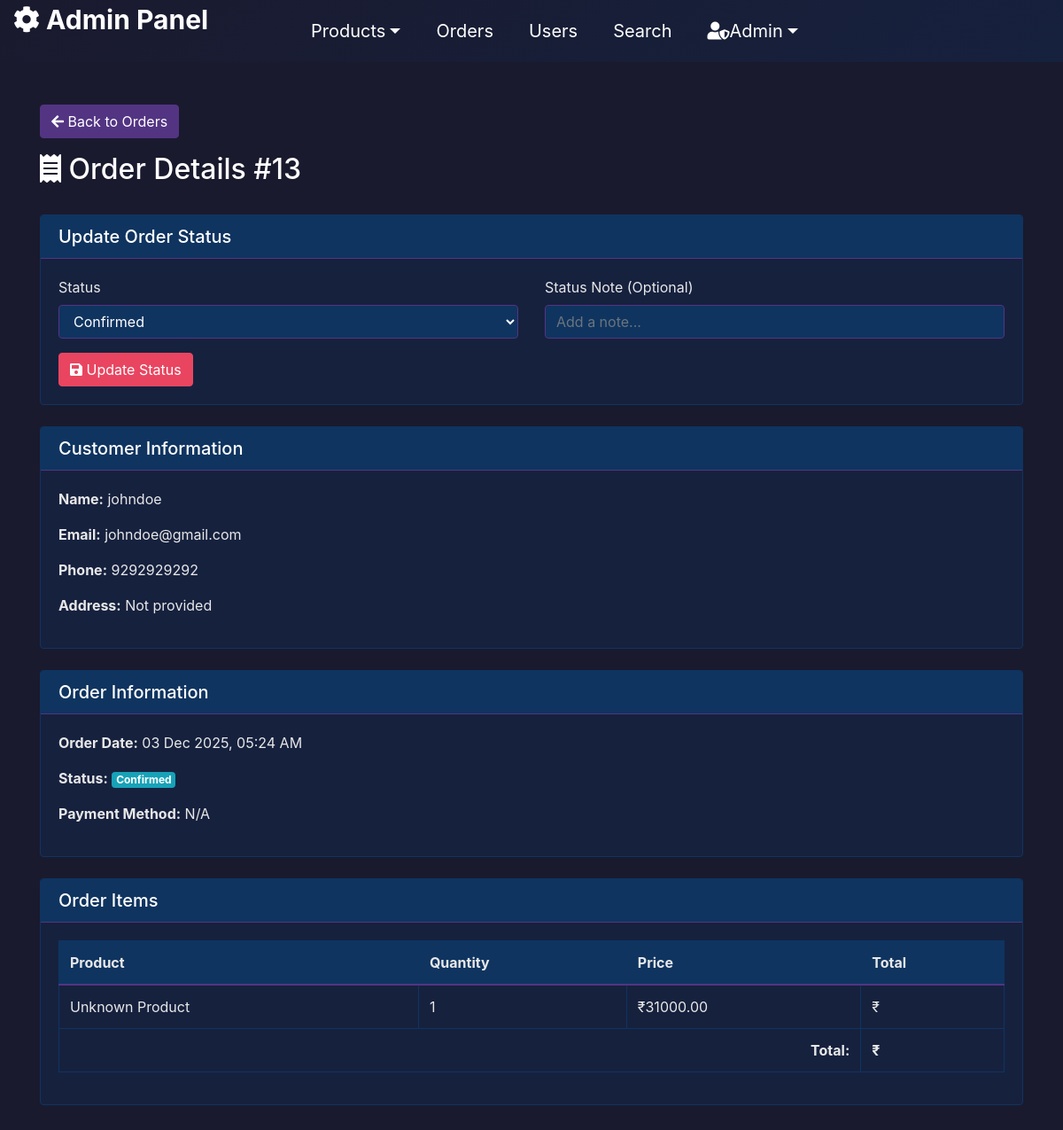
Before: /order-detail/13/ with the older database file.
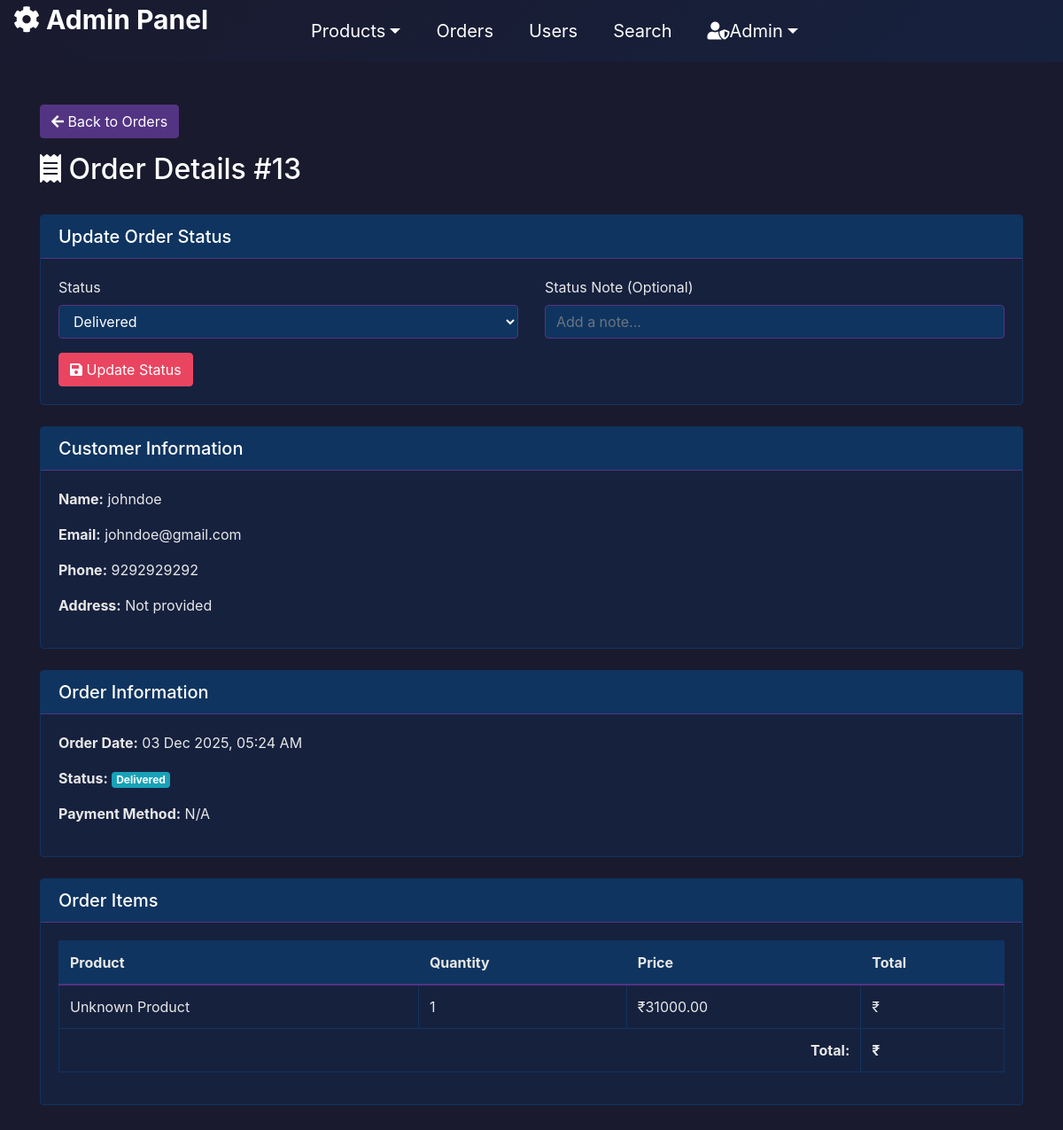
After: the same page with the newer database file.
### app/models.py (models this page shows, shortened)
class OrderDetails(models.Model):
    STATUS_CHOICES = [
        ('pending', 'Pending'),
        ('confirmed', 'Confirmed'),
        ('processing', 'Processing'),
        ('shipped', 'Shipped'),
        ('delivered', 'Delivered'),
        ('cancelled', 'Cancelled'),
    ]
    orderid = models.AutoField(primary_key=True)
    productid = models.CharField(max_length=50)
    user = models.ForeignKey(UserDetails, on_delete=models.CASCADE, null=True, blank=True, related_name='orders', db_column='userid_id')
    username = models.CharField(max_length=100)
    useraddress = models.TextField()
    phnno = models.CharField(max_length=15)
    pincode = models.CharField(max_length=10)
    status = models.CharField(max_length=20, choices=STATUS_CHOICES, default='pending')
    status_note = models.TextField(blank=True, null=True)
    status_updated_at = models.DateTimeField(auto_now=True)
    created_at = models.DateTimeField(default=timezone.now)

class UserDetails(models.Model):
    userid = models.AutoField(primary_key=True)
    name = models.CharField(max_length=100)
    email = models.EmailField(unique=True)
    password = models.CharField(max_length=128)
    address = models.TextField(blank=True, null=True, default='')
    dob = models.DateField(blank=True, null=True, default='2000-01-01')
    pincode = models.CharField(max_length=10, blank=True, null=True)
    phoneno = models.CharField(max_length=15, blank=True, null=True)

### app/views.py (the view, shortened to what this page needs)
# urls.py: path('order-detail/<int:order_id>/', views.orderdetails, name='admin_order_detail'),
def orderdetails(request, order_id):
    order = get_object_or_404(OrderDetails, pk=order_id)
    customer = order.user
    items = MyOrders.objects.filter(order=order)
    context = {
        'order': order,
        'customer': customer,
        'items': items,
    }
    return render(request, 'admin/order_detail.html', context)

### template/admin/order_detail.html (shortened to what the changed rows need)
{% load static %}
<!DOCTYPE html>
<html lang="en">
<head>
    <link rel="stylesheet" href="https://stackpath.bootstrapcdn.com/bootstrap/4.5.2/css/bootstrap.min.css">
    <link rel="stylesheet" href="https://cdnjs.cloudflare.com/ajax/libs/font-awesome/5.15.4/css/all.min.css">
</head>
<body>
<section class="py-5">
    <div class="container">
        <div class="row mb-4">
            <div class="col-md-12">
                <a href="{% url 'admin_manage_orders' %}" class="btn btn-secondary mb-3">
                    <i class="fas fa-arrow-left"></i> Back to Orders
                </a>
                <h2><i class="fas fa-receipt"></i> Order Details #{{ order.pk }}</h2>
            </div>
        </div>
        <div class="card mb-4">
            <div class="card-body">
                <form method="POST">
                    <div class="row">
                        <div class="col-md-6">
                            <div class="form-group">
                                <label for="status">Status</label>
                                <select name="status" id="status" class="form-control">
                                    <option value="confirmed" {% if order.status == 'confirmed' %}selected{% endif %}>Confirmed</option>
                                    <option value="delivered" {% if order.status == 'delivered' %}selected{% endif %}>Delivered</option>
                                </select>
                            </div>
                        </div>
                    </div>
                </form>
            </div>
        </div>
        <div class="card mb-4">
            <div class="card-body">
                <p><strong>Name:</strong> {{ order.username }}</p>
                <p><strong>Email:</strong> {{ order.user.email|default:"N/A" }}</p>
                <p><strong>Phone:</strong> {{ order.phnno }}</p>
                <p><strong>Address:</strong> {{ order.address|default:"Not provided" }}</p>
            </div>
        </div>
        <div class="card mb-4">
            <div class="card-body">
                <p><strong>Order Date:</strong> {{ order.created_at|date:"d M Y, h:i A" }}</p>
                <p><strong>Status:</strong> <span class="badge badge-info">{{ order.status|title }}</span></p>
                <p><strong>Payment Method:</strong> {{ order.payment_method|default:"N/A" }}</p>
            </div>
        </div>
        <div class="card">
            <div class="card-body">
                <div class="table-responsive">
                    <table class="table table-bordered">
                        <thead>
                            <tr>
                                <th>Product</th>
                                <th>Quantity</th>
                                <th>Price</th>
                                <th>Total</th>
                            </tr>
                        </thead>
                        <tfoot>
                            <tr>
                                <th colspan="3" class="text-right">Total:</th>
                                <th>₹{{ order.total_amount }}</th>
                            </tr>
                        </tfoot>
                    </table>
                </div>
            </div>
        </div>
    </div>
</section>
</body>
</html>

Changed rows visible on the page:
changed OrderDetails "johndoe": status "Confirmed" → "Delivered"
